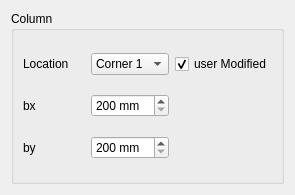
<?xml version="1.0" encoding="UTF-8"?>
<ui version="4.0">
 <class>Stories</class>
 <widget class="QDialog" name="Stories">
  <property name="geometry">
   <rect>
    <x>0</x>
    <y>0</y>
    <width>295</width>
    <height>195</height>
   </rect>
  </property>
  <property name="windowTitle">
   <string>Columns</string>
  </property>
  <layout class="QHBoxLayout" name="horizontalLayout">
   <item>
    <widget class="QGroupBox" name="groupBox">
     <property name="title">
      <string>Column</string>
     </property>
     <layout class="QGridLayout" name="gridLayout">
      <item row="0" column="0">
       <widget class="QLabel" name="label">
        <property name="text">
         <string>Location</string>
        </property>
       </widget>
      </item>
      <item row="0" column="1">
       <widget class="QComboBox" name="location">
        <item>
         <property name="text">
          <string>Corner 1</string>
         </property>
        </item>
        <item>
         <property name="text">
          <string>Corner 2</string>
         </property>
        </item>
        <item>
         <property name="text">
          <string>Corner 3</string>
         </property>
        </item>
        <item>
         <property name="text">
          <string>Corner 4</string>
         </property>
        </item>
        <item>
         <property name="text">
          <string>Edge 1</string>
         </property>
        </item>
        <item>
         <property name="text">
          <string>Edge 2</string>
         </property>
        </item>
        <item>
         <property name="text">
          <string>Edge 3</string>
         </property>
        </item>
        <item>
         <property name="text">
          <string>Edge 4</string>
         </property>
        </item>
        <item>
         <property name="text">
          <string>Interior</string>
         </property>
        </item>
       </widget>
      </item>
      <item row="0" column="2">
       <widget class="QCheckBox" name="user_modified">
        <property name="text">
         <string>user Modified</string>
        </property>
        <property name="checked">
         <bool>true</bool>
        </property>
       </widget>
      </item>
      <item row="1" column="0">
       <widget class="QLabel" name="label_2">
        <property name="text">
         <string>bx</string>
        </property>
       </widget>
      </item>
      <item row="1" column="1">
       <widget class="QSpinBox" name="bx">
        <property name="suffix">
         <string> mm</string>
        </property>
        <property name="minimum">
         <number>200</number>
        </property>
        <property name="maximum">
         <number>3000</number>
        </property>
        <property name="singleStep">
         <number>50</number>
        </property>
       </widget>
      </item>
      <item row="2" column="0">
       <widget class="QLabel" name="label_3">
        <property name="text">
         <string>by</string>
        </property>
       </widget>
      </item>
      <item row="2" column="1">
       <widget class="QSpinBox" name="by">
        <property name="suffix">
         <string> mm</string>
        </property>
        <property name="minimum">
         <number>200</number>
        </property>
        <property name="maximum">
         <number>3000</number>
        </property>
        <property name="singleStep">
         <number>50</number>
        </property>
       </widget>
      </item>
     </layout>
    </widget>
   </item>
  </layout>
 </widget>
 <resources/>
 <connections/>
</ui>
